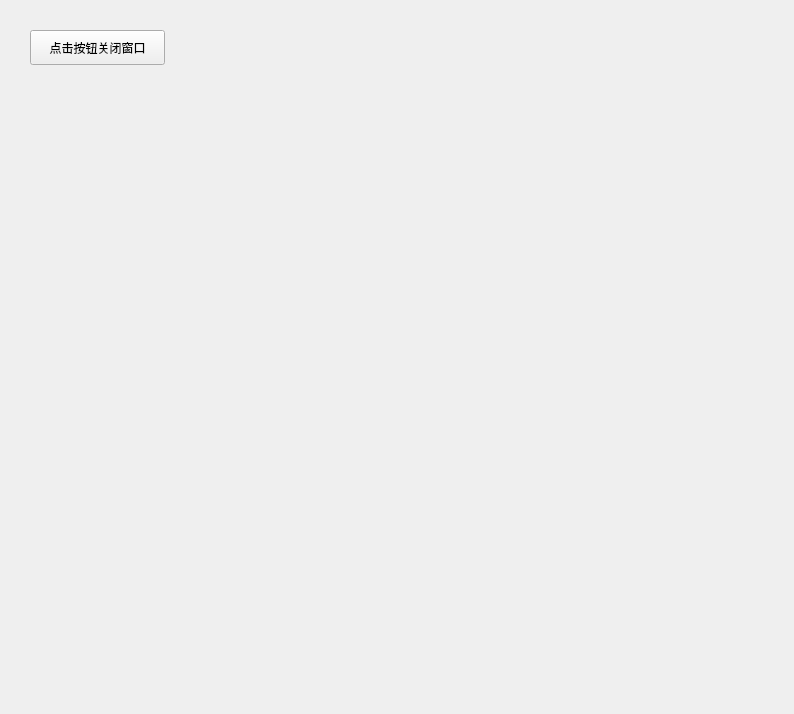
<?xml version="1.0" encoding="UTF-8"?>
<ui version="4.0">
 <class>Form</class>
 <widget class="QWidget" name="Form">
  <property name="geometry">
   <rect>
    <x>0</x>
    <y>0</y>
    <width>794</width>
    <height>714</height>
   </rect>
  </property>
  <property name="windowTitle">
   <string>Form</string>
  </property>
  <property name="autoFillBackground">
   <bool>true</bool>
  </property>
  <property name="styleSheet">
   <string notr="true">&quot;background-color&quot;:&quot;red&quot;</string>
  </property>
  <widget class="QPushButton" name="pushButton">
   <property name="geometry">
    <rect>
     <x>30</x>
     <y>30</y>
     <width>135</width>
     <height>35</height>
    </rect>
   </property>
   <property name="text">
    <string>点击按钮关闭窗口</string>
   </property>
  </widget>
 </widget>
 <resources/>
 <connections/>
</ui>
